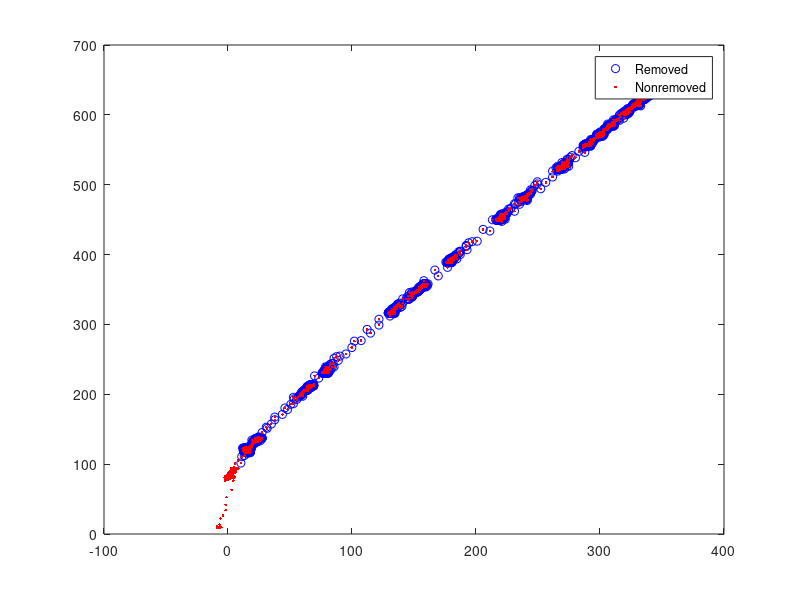

Write MATLAB code to recreate this figure. (Note: this script raises an error after producing the figure.)
%This script modifies the data collected into consistent pressure(kPa) and
%load (N) by removing the wrong calibration equation embedded in data. 
%% 10mm 13cm BPA (Force column needs to be mod)
Data_10mm_13cm_Unkinked_Test9 = csvread('10mm_13cm_Unkinked_Test9.csv');
    Force_10mm_13cm_Unkinked_Test9_Wrong = Data_10mm_13cm_Unkinked_Test9(:,1);
    Force_10mm_13cm_Unkinked_Test9_A0=((Force_10mm_13cm_Unkinked_Test9_Wrong/4.45) +30.882)/1.6475; %convert back to Arduino Output
    Force_10mm_13cm_Unkinked_Test9_Offset = Force_10mm_13cm_Unkinked_Test9_A0 - min(Force_10mm_13cm_Unkinked_Test9_A0);
    Force_10mm_13cm_Unkinked_Test9 = (((Force_10mm_13cm_Unkinked_Test9_Offset)*0.1535)-1.963)*4.45; %corrected Force output (N)
    Pressure_10mm_13cm_Unkinked_Test9 =Data_10mm_13cm_Unkinked_Test9(:,2);
    Time_10mm_13cm_Unkinked_Test9 = Data_10mm_13cm_Unkinked_Test9(:,3);
    
    Data_10mm_13cm_Unkinked_Test9 = [Force_10mm_13cm_Unkinked_Test9,Pressure_10mm_13cm_Unkinked_Test9,Time_10mm_13cm_Unkinked_Test9];
    %Removing low force data
    Data_10mm_13cm_Unkinked_Test9(Data_10mm_13cm_Unkinked_Test9(:,1)<10,:)=[];
    figure
    plot(Data_10mm_13cm_Unkinked_Test9(:,1),Data_10mm_13cm_Unkinked_Test9(:,2),'ob')
    hold on
    plot(Force_10mm_13cm_Unkinked_Test9,Pressure_10mm_13cm_Unkinked_Test9,'.r')
    hold off
    legend('Removed','Nonremoved')
    %Plot 
    figure
    sgtitle('10mm 13cm BPA Static Pressure and Force')
    subplot 221
    yyaxis left
    plot(Data_10mm_13cm_Unkinked_Test9(:,3),Data_10mm_13cm_Unkinked_Test9(:,1))
    ylim([-10,600])
    ylabel('Force(N)')
    hold on
    yyaxis right
    plot(Data_10mm_13cm_Unkinked_Test9(:,3),Data_10mm_13cm_Unkinked_Test9(:,2))
    ylim([-50,700])
    ylabel('Pressure(kPa)')
    legend('Force','Pressure')
    title('Unkinked Force and Pressure vs Time')
    hold off   
   
%kinked 4mm    
Data_10mm_13cm_Kinked4mm_Test9 = csvread('10mm_13cm_Kinked4mm_Test9.csv');
Data_10mm_13cm_Kinked4mm_Test9([1:150],:)=[];
    Force_10mm_13cm_Kinked4mm_Test9_Wrong = Data_10mm_13cm_Kinked4mm_Test9(:,1);
    Force_10mm_13cm_Kinked4mm_Test9_A0=((Force_10mm_13cm_Kinked4mm_Test9_Wrong/4.45) +30.882)/1.6475; %convert back to Arduino Output 
    Force_10mm_13cm_Kinked4mm_Test9 = (((Force_10mm_13cm_Kinked4mm_Test9_A0)*0.1535)-1.963)*4.45; %corrected Force output (N)
    Pressure_10mm_13cm_Kinked4mm_Test9 =Data_10mm_13cm_Kinked4mm_Test9(:,2);
    Time_10mm_13cm_Kinked4mm_Test9 = Data_10mm_13cm_Kinked4mm_Test9(:,3);
    
    Data_10mm_13cm_Kinked4mm_Test9 = [Force_10mm_13cm_Kinked4mm_Test9,Pressure_10mm_13cm_Kinked4mm_Test9,Time_10mm_13cm_Kinked4mm_Test9];
    %Removing low force data
    Data_10mm_13cm_Kinked4mm_Test9(Data_10mm_13cm_Kinked4mm_Test9(:,1)<10,:)=[];
%     figure
%     plot(Data_10mm_13cm_Kinked4mm_Test9(:,1),Data_10mm_13cm_Kinked4mm_Test9(:,2),'ob')
%     hold on
%     plot(Force_10mm_13cm_Kinked4mm_Test9,Pressure_10mm_13cm_Kinked4mm_Test9,'.r')
%     hold off
%     legend('Removed','Nonremoved')
        
    subplot 222
    yyaxis left
    plot(Data_10mm_13cm_Kinked4mm_Test9(:,3),Data_10mm_13cm_Kinked4mm_Test9(:,1))
    ylim([-10,600])
    ylabel('Force(N)')
    hold on
    yyaxis right
    plot(Data_10mm_13cm_Kinked4mm_Test9(:,3),Data_10mm_13cm_Kinked4mm_Test9(:,2))
    ylim([-50,700])
    ylabel('Pressure(kPa)')
    legend('Force','Pressure')
    title('Kinked 4mm Force and Pressure vs Time')
    hold off   
  
 %Kinked 8mm
 Data_10mm_13cm_Kinked8mm_Test9 = csvread('10mm_13cm_Kinked8mm_Test9.csv');
 Data_10mm_13cm_Kinked8mm_Test9([1:150],:)=[];
    Force_10mm_13cm_Kinked8mm_Test9_Wrong = Data_10mm_13cm_Kinked8mm_Test9(:,1);
    Force_10mm_13cm_Kinked8mm_Test9_A0=((Force_10mm_13cm_Kinked8mm_Test9_Wrong/4.45) +30.882)/1.6475; %convert back to Arduino Output
    Force_10mm_13cm_Kinked8mm_Test9 = (((Force_10mm_13cm_Kinked8mm_Test9_A0)*0.1535)-1.963)*4.45; %corrected Force output (N)
    Pressure_10mm_13cm_Kinked8mm_Test9 =Data_10mm_13cm_Kinked8mm_Test9(:,2);
    Time_10mm_13cm_Kinked8mm_Test9 = Data_10mm_13cm_Kinked8mm_Test9(:,3);
    
    Data_10mm_13cm_Kinked8mm_Test9 = [Force_10mm_13cm_Kinked8mm_Test9,Pressure_10mm_13cm_Kinked8mm_Test9,Time_10mm_13cm_Kinked8mm_Test9];
    %Removing low force data
    Data_10mm_13cm_Kinked8mm_Test9(Data_10mm_13cm_Kinked8mm_Test9(:,1)<10,:)=[];
%     figure
%     plot(Data_10mm_13cm_Kinked8mm_Test9(:,1),Data_10mm_13cm_Kinked8mm_Test9(:,2),'ob')
%     hold on
%     plot(Force_10mm_13cm_Kinked8mm_Test9,Pressure_10mm_13cm_Kinked8mm_Test9,'.r')
%     hold off
%     legend('Removed','Nonremoved')
%     
    subplot 223
    yyaxis left
    plot(Data_10mm_13cm_Kinked8mm_Test9(:,3),Data_10mm_13cm_Kinked8mm_Test9(:,1))
    ylim([-10,600])
    ylabel('Force(N)')
    hold on
    yyaxis right
    plot(Data_10mm_13cm_Kinked8mm_Test9(:,3),Data_10mm_13cm_Kinked8mm_Test9(:,2))
    ylim([-50,700])
    ylabel('Pressure(kPa)')
    legend('Force','Pressure')
    title('Kinked 8mm Force and Pressure vs Time')
    hold off  
    
 % Kinked 12mm
 Data_10mm_13cm_Kinked12mm_Test9 = csvread('10mm_13cm_Kinked12mm_Test9.csv');
 Data_10mm_13cm_Kinked12mm_Test9([1:150],:)=[];
    Force_10mm_13cm_Kinked12mm_Test9_Wrong = Data_10mm_13cm_Kinked12mm_Test9(:,1);
    Force_10mm_13cm_Kinked12mm_Test9_A0=((Force_10mm_13cm_Kinked12mm_Test9_Wrong/4.45) +30.882)/1.6475; %convert back to Arduino Output
    Force_10mm_13cm_Kinked12mm_Test9 = (((Force_10mm_13cm_Kinked12mm_Test9_A0)*0.1535)-1.963)*4.45; %corrected Force output (N)
    Pressure_10mm_13cm_Kinked12mm_Test9 =Data_10mm_13cm_Kinked12mm_Test9(:,2);
    Time_10mm_13cm_Kinked12mm_Test9 = Data_10mm_13cm_Kinked12mm_Test9(:,3);
    
    Data_10mm_13cm_Kinked12mm_Test9 = [Force_10mm_13cm_Kinked12mm_Test9,Pressure_10mm_13cm_Kinked12mm_Test9,Time_10mm_13cm_Kinked12mm_Test9];
    %Removing low force data
    Data_10mm_13cm_Kinked12mm_Test9(Data_10mm_13cm_Kinked12mm_Test9(:,1)<12,:)=[];
%     figure
%     plot(Data_10mm_13cm_Kinked12mm_Test9(:,1),Data_10mm_13cm_Kinked12mm_Test9(:,2),'ob')
%     hold on
%     plot(Force_10mm_13cm_Kinked12mm_Test9,Pressure_10mm_13cm_Kinked12mm_Test9,'.r')
%     hold off
%     legend('Removed','Nonremoved')
    
    
    subplot 224
    yyaxis left
    plot(Data_10mm_13cm_Kinked8mm_Test9(:,3),Data_10mm_13cm_Kinked8mm_Test9(:,1))
    ylim([-10,600])
    ylabel('Force(N)')
    hold on
    yyaxis right
    plot(Data_10mm_13cm_Kinked8mm_Test9(:,3),Data_10mm_13cm_Kinked8mm_Test9(:,2))
    ylim([-50,700])
    ylabel('Pressure(kPa)')
    legend('Force','Pressure')
    title('Kinked 12mm Force and Pressure vs Time')
    hold off  
    
    figure
    hold on
    title('10mm 13cm')
    plot(Data_10mm_13cm_Unkinked_Test9(:,2), Data_10mm_13cm_Unkinked_Test9(:,1))
    plot(Data_10mm_13cm_Kinked4mm_Test9(:,2), Data_10mm_13cm_Kinked4mm_Test9(:,1))
    plot(Data_10mm_13cm_Kinked8mm_Test9(:,2), Data_10mm_13cm_Kinked8mm_Test9(:,1))
    plot(Data_10mm_13cm_Kinked12mm_Test9(:,2),Data_10mm_13cm_Kinked12mm_Test9(:,1))
    xlabel('Pressure (kPa)')
    ylabel('Force(N)')
    legend('Unkinked','Kinked 4mm','Kinked 8mm','Kinked 12mm')
    hold off
    
%% 10mm 23cm BPA (Force column = Arduino Output)
%Unkink
Data_10mm_23cm_Unkinked_Test9 = csvread('10mm_23cm_Unkinked_Test9.csv');
Data_10mm_23cm_Unkinked_Test9([1:150],:)=[];
    Force_10mm_23cm_Unkinked_Test9_Wrong = Data_10mm_23cm_Unkinked_Test9(:,1);
    Force_10mm_23cm_Unkinked_Test9_A0=((Force_10mm_23cm_Unkinked_Test9_Wrong/4.45) +30.882)/1.6475; %convert back to Arduino Output
    Force_10mm_23cm_Unkinked_Test9 = (((Force_10mm_23cm_Unkinked_Test9_A0)*0.1535)-1.963)*4.45; %corrected Force output (N)
    Pressure_10mm_23cm_Unkinked_Test9 =Data_10mm_23cm_Unkinked_Test9(:,2);
    Time_10mm_23cm_Unkinked_Test9 = Data_10mm_23cm_Unkinked_Test9(:,3);
    
    %Removing Low Force data
    Data_10mm_23cm_Unkinked_Test9 = [Force_10mm_23cm_Unkinked_Test9,Pressure_10mm_23cm_Unkinked_Test9,Time_10mm_23cm_Unkinked_Test9];
    Data_10mm_23cm_Unkinked_Test9(Data_10mm_23cm_Unkinked_Test9(:,1)<12,:)=[];
    
    %Plot
    figure
    sgtitle('10mm 23cm BPA')
    subplot 311
    title('10mm 13cm BPA Static Pressure and Force')
    yyaxis left
    plot(Data_10mm_23cm_Unkinked_Test9(:,3),Data_10mm_23cm_Unkinked_Test9(:,1))
    ylim([-10,600])
    ylabel('Force(N)')
    hold on
    yyaxis right
    plot(Data_10mm_23cm_Unkinked_Test9(:,3),Data_10mm_23cm_Unkinked_Test9(:,2))
    ylim([-50,700])
    ylabel('Pressure(kPa)')
    legend('Force','Pressure')
    title('Unkinked Force and Pressure vs Time')
    hold off    
    
%Kinked 14mm
Data_10mm_23cm_Kinked14mm_Test9 = csvread('10mm_23cm_Kinked14mm_Test9.csv');
Data_10mm_23cm_Kinked14mm_Test9([1:150],:)=[];
    Force_10mm_23cm_Kinked14mm_Test9_Wrong = Data_10mm_23cm_Kinked14mm_Test9(:,1);
    Force_10mm_23cm_Kinke14mm_Test9_A0=((Force_10mm_23cm_Kinked14mm_Test9_Wrong));%/4.45) +30.882)/1.6475; %convert back to Arduino Output
    Force_10mm_23cm_Kinked14mm_Test9 = (((Force_10mm_23cm_Kinke14mm_Test9_A0)*0.1535)-1.963)*4.45; %corrected Force output (N)
    Pressure_10mm_23cm_Kinked14mm_Test9 =Data_10mm_23cm_Kinked14mm_Test9(:,2);
    Time_10mm_23cm_Kinked14mm_Test9 = Data_10mm_23cm_Kinked14mm_Test9(:,3);
    %Removing Low Force data
    Data_10mm_23cm_Kinked14mm_Test9 = [Force_10mm_23cm_Kinked14mm_Test9,Pressure_10mm_23cm_Kinked14mm_Test9,Time_10mm_23cm_Kinked14mm_Test9];
    Data_10mm_23cm_Kinked14mm_Test9(Data_10mm_23cm_Kinked14mm_Test9(:,1)<12,:)=[];
    
    
    
    
    subplot 312
    title('10mm 23cm BPA Static Pressure and Force')
    yyaxis left
    plot(Data_10mm_23cm_Kinked14mm_Test9(:,3),Data_10mm_23cm_Kinked14mm_Test9(:,1))
    ylim([-10,600])
    ylabel('Force(N)')
    hold on
    yyaxis right
    plot(Data_10mm_23cm_Kinked14mm_Test9(:,3),Data_10mm_23cm_Kinked14mm_Test9(:,2))
    ylim([-50,700])
    ylabel('Pressure(kPa)')
    legend('Force','Pressure')
    title('Kinked14mm Force and Pressure vs Time')
    hold off    
%Kinked 30mm
Data_10mm_23cm_Kinked30mm_Test9 = csvread('10mm_23cm_Kinked30mm_Test9.csv');
Data_10mm_23cm_Kinked30mm_Test9([1:150],:)=[];
    Force_10mm_23cm_Kinked30mm_Test9_Wrong = Data_10mm_23cm_Kinked30mm_Test9(:,1);
    Force_10mm_23cm_Kinke30mm_Test9_A0=((Force_10mm_23cm_Kinked30mm_Test9_Wrong));%/4.45) +30.882)/1.6475; %convert back to Arduino Output
    Force_10mm_23cm_Kinked30mm_Test9 = (((Force_10mm_23cm_Kinke30mm_Test9_A0)*0.1535)-1.963)*4.45; %corrected Force output (N)
    Pressure_10mm_23cm_Kinked30mm_Test9 =Data_10mm_23cm_Kinked30mm_Test9(:,2);
    Time_10mm_23cm_Kinked30mm_Test9 = Data_10mm_23cm_Kinked30mm_Test9(:,3);
    
    %Removing Low Force data
    Data_10mm_23cm_Kinked30mm_Test9 = [Force_10mm_23cm_Kinked30mm_Test9,Pressure_10mm_23cm_Kinked30mm_Test9,Time_10mm_23cm_Kinked30mm_Test9];
    Data_10mm_23cm_Kinked30mm_Test9(Data_10mm_23cm_Kinked30mm_Test9(:,1)<12,:)=[];
    
    subplot 313
    title('10mm 13cm BPA Static Pressure and Force')
    yyaxis left
    plot(Data_10mm_23cm_Kinked30mm_Test9(:,3),Data_10mm_23cm_Kinked30mm_Test9(:,1))
    ylim([-10,600])
    ylabel('Force(N)')
    hold on
    yyaxis right
    plot(Data_10mm_23cm_Kinked30mm_Test9(:,3),Data_10mm_23cm_Kinked30mm_Test9(:,1))
    ylim([-50,700])
    ylabel('Pressure(kPa)')
    legend('Force','Pressure')
    title('Kinked 30mm Force and Pressure vs Time')
    hold off    
    
 figure
    hold on
    title('10mm 23cm')
    plot(Data_10mm_23cm_Unkinked_Test9(:,2), Data_10mm_23cm_Unkinked_Test9(:,1))
    plot(Data_10mm_23cm_Kinked14mm_Test9(:,2), Data_10mm_23cm_Kinked14mm_Test9(:,1))
    plot(Data_10mm_23cm_Kinked30mm_Test9(:,2), Data_10mm_23cm_Kinked30mm_Test9(:,1))
    xlabel('Pressure (kPa)')
    ylabel('Force(N)')
    legend('Unkinked','Kinked 14mm','Kinked 30mm')
    hold off
%% 10mm 30cm BPA (Force =  Arduino Output)
Data_10mm_30cm_Unkinked_Test9 = csvread('10mm_30cm_Unkinked_Test9.csv');
Data_10mm_30cm_Unkinked_Test9([1:150],:)=[];
    Force_10mm_30cm_Unkinked_Test9_Wrong = Data_10mm_30cm_Unkinked_Test9(:,1);
    Force_10mm_30cm_Unkinked_Test9_A0=((Force_10mm_30cm_Unkinked_Test9_Wrong));%/4.45) +30.882)/1.6475; %convert back to Arduino Output
    Force_10mm_30cm_Unkinked_Test9 = (((Force_10mm_30cm_Unkinked_Test9_A0)*0.1535)-1.963)*4.45; %corrected Force output (N)
    Pressure_10mm_30cm_Unkinked_Test9 =Data_10mm_30cm_Unkinked_Test9(:,2);
    Time_10mm_30cm_Unkinked_Test9 = Data_10mm_30cm_Unkinked_Test9(:,3);
    
    %Removing Low Force data
    Data_10mm_30cm_Unkinked_Test9 = [Force_10mm_30cm_Unkinked_Test9,Pressure_10mm_30cm_Unkinked_Test9,Time_10mm_30cm_Unkinked_Test9];
    Data_10mm_30cm_Unkinked_Test9(Data_10mm_30cm_Unkinked_Test9(:,1)<12,:)=[];
    
    figure
    subplot 221
    sgtitle('10mm 30cm BPA Pressure and Force')
    yyaxis left
    plot(Data_10mm_30cm_Unkinked_Test9(:,3),Data_10mm_30cm_Unkinked_Test9(:,1))
    ylim([-10,600])
    ylabel('Force(N)')
    hold on
    yyaxis right
    plot(Data_10mm_30cm_Unkinked_Test9(:,3),Data_10mm_30cm_Unkinked_Test9(:,2))
    ylim([-50,700])
    ylabel('Pressure(kPa)')
    legend('Force','Pressure')
    title('Unkinked Force and Pressure vs Time')
    hold off    
%Kinked 12mm
Data_10mm_30cm_Kinked12mm_Test9 = csvread('10mm_30cm_Kinked12mm_Test9.csv');
Data_10mm_30cm_Kinked12mm_Test9([1:150],:)=[];
    Force_10mm_30cm_Kinked12mm_Test9_Wrong = Data_10mm_30cm_Kinked12mm_Test9(:,1);
    Force_10mm_30cm_Kinked12mm_A0=((Force_10mm_30cm_Kinked12mm_Test9_Wrong));%/4.45) +30.882)/1.6475; %convert back to Arduino Output
    Force_10mm_30cm_Kinked12mm_Test9 = (((Force_10mm_30cm_Kinked12mm_A0)*0.1535)-1.963)*4.45; %corrected Force output (N)
    Pressure_10mm_30cm_Kinked12mm_Test9 =Data_10mm_30cm_Kinked12mm_Test9(:,2);
    Time_10mm_30cm_Kinked12mm_Test9 = Data_10mm_30cm_Kinked12mm_Test9(:,3);
    
    %Removing Low Force data
    Data_10mm_30cm_Kinked12mm_Test9 = [Force_10mm_30cm_Kinked12mm_Test9,Pressure_10mm_30cm_Kinked12mm_Test9,Time_10mm_30cm_Kinked12mm_Test9];
    Data_10mm_30cm_Kinked12mm_Test9(Data_10mm_30cm_Kinked12mm_Test9(:,1)<12,:)=[];
    
    subplot 222
    yyaxis left
    plot(Data_10mm_30cm_Kinked12mm_Test9(:,3),Data_10mm_30cm_Kinked12mm_Test9(:,1))
    ylim([-10,600])
    ylabel('Force(N)')
    hold on
    yyaxis right
    plot(Data_10mm_30cm_Kinked12mm_Test9(:,3),Data_10mm_30cm_Kinked12mm_Test9(:,2))
    ylim([-50,700])
    ylabel('Pressure(kPa)')
    legend('Force','Pressure')
    title('Kinked 12mm Force and Pressure vs Time')
    hold off   
%Kinked 22mm
Data_10mm_30cm_Kinked22mm_Test9 = csvread('10mm_30cm_Kinked22mm_Test9.csv');
Data_10mm_30cm_Kinked22mm_Test9([1:150],:)=[];
    Force_10mm_30cm_Kinked22mm_Test9_Wrong = Data_10mm_30cm_Kinked22mm_Test9(:,1);
    Force_10mm_30cm_Kinked22mm_A0=((Force_10mm_30cm_Kinked22mm_Test9_Wrong));%/4.45) +30.882)/1.6475; %convert back to Arduino Output
    Force_10mm_30cm_Kinked22mm_Test9 = (((Force_10mm_30cm_Kinked22mm_A0)*0.1535)-1.963)*4.45; %corrected Force output (N)
    Pressure_10mm_30cm_Kinked22mm_Test9 =Data_10mm_30cm_Kinked22mm_Test9(:,2);
    Time_10mm_30cm_Kinked22mm_Test9 = Data_10mm_30cm_Kinked22mm_Test9(:,3);
    
    %Removing Low Force data
    Data_10mm_30cm_Kinked22mm_Test9 = [Force_10mm_30cm_Kinked22mm_Test9,Pressure_10mm_30cm_Kinked22mm_Test9,Time_10mm_30cm_Kinked22mm_Test9];
    Data_10mm_30cm_Kinked22mm_Test9(Data_10mm_30cm_Kinked22mm_Test9(:,1)<12,:)=[];
    
   	subplot 223
    yyaxis left
    plot(Data_10mm_30cm_Kinked22mm_Test9(:,3),Data_10mm_30cm_Kinked22mm_Test9(:,1))
    ylim([-10,600])
    ylabel('Force(N)')
    hold on
    yyaxis right
    plot(Data_10mm_30cm_Kinked22mm_Test9(:,3),Data_10mm_30cm_Kinked22mm_Test9(:,2))
    ylim([-50,700])
    ylabel('Pressure(kPa)')
    legend('Force','Pressure')
    title('Kinked 22mm Force and Pressure vs Time')
    hold off   
%Kinked 33mm
Data_10mm_30cm_Kinked33mm_Test9 = csvread('10mm_30cm_Kinked33mm_Test9.csv');
Data_10mm_30cm_Kinked33mm_Test9([1:150],:)=[];
    Force_10mm_30cm_Kinked33mm_Test9_Wrong = Data_10mm_30cm_Kinked33mm_Test9(:,1);
    Force_10mm_30cm_Kinked33mm_A0=((Force_10mm_30cm_Kinked33mm_Test9_Wrong));%/4.45) +30.882)/1.6475; %convert back to Arduino Output
    Force_10mm_30cm_Kinked33mm_Test9 = (((Force_10mm_30cm_Kinked33mm_A0)*0.1535)-1.963)*4.45; %corrected Force output (N)
    Pressure_10mm_30cm_Kinked33mm_Test9 =Data_10mm_30cm_Kinked33mm_Test9(:,2);
    Time_10mm_30cm_Kinked33mm_Test9 = Data_10mm_30cm_Kinked33mm_Test9(:,3);
        %Removing Low Force data
    Data_10mm_30cm_Kinked33mm_Test9 = [Force_10mm_30cm_Kinked33mm_Test9,Pressure_10mm_30cm_Kinked33mm_Test9,Time_10mm_30cm_Kinked33mm_Test9];
    Data_10mm_30cm_Kinked33mm_Test9(Data_10mm_30cm_Kinked33mm_Test9(:,1)<12,:)=[];
    
    
    subplot 224
    yyaxis left
    plot(Data_10mm_30cm_Kinked33mm_Test9(:,3),Data_10mm_30cm_Kinked33mm_Test9(:,1))
    ylim([-10,600])
    ylabel('Force(N)')
    hold on
    yyaxis right
    plot(Data_10mm_30cm_Kinked33mm_Test9(:,3),Data_10mm_30cm_Kinked33mm_Test9(:,2))
    ylim([-50,700])
    ylabel('Pressure(kPa)')
    legend('Force','Pressure')
    title('Kinked 33mm Force and Pressure vs Time')
    hold off    
    
    
figure
    hold on
    title('10mm 30cm')
    plot(Data_10mm_30cm_Unkinked_Test9(:,2), Data_10mm_30cm_Unkinked_Test9(:,1))
    plot(Data_10mm_30cm_Kinked12mm_Test9(:,2), Data_10mm_30cm_Kinked12mm_Test9(:,1))
    plot(Data_10mm_30cm_Kinked22mm_Test9(:,2), Data_10mm_30cm_Kinked22mm_Test9(:,1))
    plot(Data_10mm_30cm_Kinked33mm_Test9(:,2),Data_10mm_30cm_Kinked33mm_Test9(:,1))
    xlabel('Pressure (kPa)')
    ylabel('Force(N)')
    legend('Unkinked','Kinked 12mm','Kinked 22mm','Kinked 33mm')
    hold off
 %% 10mm 27cm (Force and Pressure Pin Switched)
 Data_10mm_27cm_Unkinked_Test9 = csvread('10mm_27cm_Unkinked_Test9.csv');
 Data_10mm_27cm_Unkinked_Test9([1:150],:)=[];
    Force_10mm_27cm_Unkinked_Test9_Wrong = Data_10mm_27cm_Unkinked_Test9(:,1); %this is actual pressure A0,going thru force eq)
    Pressure_10mm_27cm_Unkinked_Test9_Wrong = Data_10mm_27cm_Unkinked_Test9(:,2);
    Force_10mm_27cm_Unkinked_Test9_A0 = (Pressure_10mm_27cm_Unkinked_Test9_Wrong +18.609)/0.7654; % This is Force A0
    Pressure_10mm_27cm_Unkinked_Test9_A0 = ((Force_10mm_27cm_Unkinked_Test9_Wrong/4.45)+1.963)/0.1535;% This is pressure A0
    Pressure_10mm_27cm_Unkinked_Test9 = (Pressure_10mm_27cm_Unkinked_Test9_A0*0.7654) -18.609;
    Force_10mm_27cm_Unkinked_Test9 = ((Force_10mm_27cm_Unkinked_Test9_A0*0.1535)-1.963)*4.45;
    Time_10mm_27cm_Unkinked_Test9 = Data_10mm_27cm_Unkinked_Test9(:,3);
   
    %Removing Low Force data
    Data_10mm_27cm_Unkinked_Test9 = [Force_10mm_27cm_Unkinked_Test9,Pressure_10mm_27cm_Unkinked_Test9,Time_10mm_27cm_Unkinked_Test9];
    Data_10mm_27cm_Unkinked_Test9(Data_10mm_27cm_Unkinked_Test9(:,1)<12,:)=[];
    
    figure
    subplot 221
    sgtitle('10mm 27cm BPA Static Pressure and Force')
    yyaxis left
    plot(Data_10mm_27cm_Unkinked_Test9(:,3),Data_10mm_27cm_Unkinked_Test9(:,1))
    ylim([-10,600])
    ylabel('Force(N)')
    hold on
    yyaxis right
    plot(Data_10mm_27cm_Unkinked_Test9(:,3),Data_10mm_27cm_Unkinked_Test9(:,2))
    ylim([-50,700])
    ylabel('Pressure(kPa)')
    legend('Force','Pressure')
    title('Unkinked Force and Pressure vs Time')
    hold off    
% Kinked 7mm 
Data_10mm_27cm_Kinked7mm_Test9 = csvread('10mm_27cm_Kinked7mm_Test9.csv');
Data_10mm_27cm_Kinked7mm_Test9([1:150],:)=[];
    Force_10mm_27cm_Kinked7mm_Test9_Wrong = Data_10mm_27cm_Kinked7mm_Test9(:,1); %this is actual pressure A0,going thru force eq)
    Pressure_10mm_27cm_Kinked7mm_Test9_Wrong = Data_10mm_27cm_Kinked7mm_Test9(:,2);
    Force_10mm_27cm_Kinked7mm_Test9_A0 = (Pressure_10mm_27cm_Kinked7mm_Test9_Wrong +18.609)/0.7654; % This is Force A0
    Pressure_10mm_27cm_Kinked7mm_Test9_A0 = ((Force_10mm_27cm_Kinked7mm_Test9_Wrong/4.45)+1.963)/0.1535;% This is pressure A0
    Pressure_10mm_27cm_Kinked7mm_Test9 = (Pressure_10mm_27cm_Kinked7mm_Test9_A0*0.7654) -18.609;
    Force_10mm_27cm_Kinked7mm_Test9 = ((Force_10mm_27cm_Kinked7mm_Test9_A0*0.1535)-1.963)*4.45;
    Time_10mm_27cm_Kinked7mm_Test9 = Data_10mm_27cm_Kinked7mm_Test9(:,3);
    %Removing Low Force data
    Data_10mm_27cm_Kinked7mm_Test9 = [Force_10mm_27cm_Kinked7mm_Test9,Pressure_10mm_27cm_Kinked7mm_Test9,Time_10mm_27cm_Kinked7mm_Test9];
    Data_10mm_27cm_Kinked7mm_Test9(Data_10mm_27cm_Kinked7mm_Test9(:,1)<12,:)=[];
   
    subplot 222
    yyaxis left
    plot(Data_10mm_27cm_Kinked7mm_Test9(:,3),Data_10mm_27cm_Kinked7mm_Test9(:,1))
    ylim([-10,600])
    ylabel('Force(N)')
    hold on
    yyaxis right
    plot(Data_10mm_27cm_Kinked7mm_Test9(:,3),Data_10mm_27cm_Kinked7mm_Test9(:,1))
    ylim([-50,700])
    ylabel('Pressure(kPa)')
    legend('Force','Pressure')
    title('Kinked 7mm Force and Pressure vs Time')
    hold off    
% Kinked 15mm
 Data_10mm_27cm_Kinked15mm_Test9 = csvread('10mm_27cm_Kinked15mm_Test9.csv');
 Data_10mm_27cm_Kinked15mm_Test9([1:150],:)=[];
    Force_10mm_27cm_Kinked15mm_Test9_Wrong = Data_10mm_27cm_Kinked15mm_Test9(:,1); %this is actual pressure A0,going thru force eq)
    Pressure_10mm_27cm_Kinked15mm_Test9_Wrong = Data_10mm_27cm_Kinked15mm_Test9(:,2);
    Force_10mm_27cm_Kinked15mm_Test9_A0 = (Pressure_10mm_27cm_Kinked15mm_Test9_Wrong +18.609)/0.7654; % This is Force A0
    Pressure_10mm_27cm_Kinked15mm_Test9_A0 = ((Force_10mm_27cm_Kinked15mm_Test9_Wrong/4.45)+1.963)/0.1535;% This is pressure A0
    Pressure_10mm_27cm_Kinked15mm_Test9 = (Pressure_10mm_27cm_Kinked15mm_Test9_A0*0.7654) -18.609;
    Force_10mm_27cm_Kinked15mm_Test9 = ((Force_10mm_27cm_Kinked15mm_Test9_A0*0.1535)-1.963)*4.45;
    Time_10mm_27cm_Kinked15mm_Test9 = Data_10mm_27cm_Kinked15mm_Test9(:,3);
    %Removing Low Force data
    Data_10mm_27cm_Kinked15mm_Test9 = [Force_10mm_27cm_Kinked15mm_Test9,Pressure_10mm_27cm_Kinked15mm_Test9,Time_10mm_27cm_Kinked15mm_Test9];
    Data_10mm_27cm_Kinked15mm_Test9(Data_10mm_27cm_Kinked15mm_Test9(:,1)<12,:)=[];
   
    
    subplot 223
    yyaxis left
    plot(Data_10mm_27cm_Kinked15mm_Test9(:,3),Data_10mm_27cm_Kinked15mm_Test9(:,1))
    ylim([-10,600])
    ylabel('Force(N)')
    hold on
    yyaxis right
    plot(Data_10mm_27cm_Kinked15mm_Test9(:,3),Data_10mm_27cm_Kinked15mm_Test9(:,2))
    ylim([-50,700])
    ylabel('Pressure(kPa)')
    legend('Force','Pressure')
    title('Kinked 15mm Force and Pressure vs Time')
    hold off       
% Kinked 31mm
Data_10mm_27cm_Kinked31mm_Test9 = csvread('10mm_27cm_Kinked31mm_Test9.csv');
Data_10mm_27cm_Kinked31mm_Test9([1:150],:)=[];
    Force_10mm_27cm_Kinked31mm_Test9_Wrong = Data_10mm_27cm_Kinked31mm_Test9(:,1); %this is actual pressure A0,going thru force eq)
    Pressure_10mm_27cm_Kinked31mm_Test9_Wrong = Data_10mm_27cm_Kinked31mm_Test9(:,2);
    Pressure_10mm_27cm_Kinked31mm_Test9_A0 = ((Force_10mm_27cm_Kinked31mm_Test9_Wrong/4.45)+1.963)/0.1535;% This is pressure A0
    Pressure_10mm_27cm_Kinked31mm_Test9 = (Pressure_10mm_27cm_Kinked31mm_Test9_A0*0.7654) -18.609;
    Force_10mm_27cm_Kinked31mm_Test9_A0 = (Pressure_10mm_27cm_Kinked31mm_Test9_Wrong +18.609)/0.7654; % This is Force A0
    Force_10mm_27cm_Kinked31mm_Test9 = ((Force_10mm_27cm_Kinked31mm_Test9_A0*0.1535)-1.963)*4.45;
    Time_10mm_27cm_Kinked31mm_Test9 = Data_10mm_27cm_Kinked31mm_Test9(:,3);
    
    %Removing Low Force data
    Data_10mm_27cm_Kinked31mm_Test9 = [Force_10mm_27cm_Kinked31mm_Test9,Pressure_10mm_27cm_Kinked31mm_Test9,Time_10mm_27cm_Kinked31mm_Test9];
    Data_10mm_27cm_Kinked31mm_Test9(Data_10mm_27cm_Kinked31mm_Test9(:,1)<12,:)=[];
    subplot 224
    yyaxis left
    plot(Data_10mm_27cm_Kinked31mm_Test9(:,3),Data_10mm_27cm_Kinked31mm_Test9(:,1))
    ylim([-10,600])
    ylabel('Force(N)')
    hold on
    yyaxis right
    plot(Data_10mm_27cm_Kinked31mm_Test9(:,3),Data_10mm_27cm_Kinked31mm_Test9(:,2))
    ylim([-50,700])
    ylabel('Pressure(kPa)')
    legend('Force','Pressure')
    title('Kinked 31mm Force and Pressure vs Time')
    hold off    
    
figure
    plot(Data_10mm_27cm_Unkinked_Test9(:,2), Data_10mm_27cm_Unkinked_Test9(:,1),'or')
    hold on
    plot(Data_10mm_27cm_Kinked15mm_Test9(:,2), Data_10mm_27cm_Kinked15mm_Test9(:,1))
    plot(Data_10mm_27cm_Kinked31mm_Test9(:,2),Data_10mm_27cm_Kinked31mm_Test9(:,1))
    plot(Data_10mm_27cm_Kinked7mm_Test9(:,2), Data_10mm_27cm_Kinked7mm_Test9(:,1),'.b')
    xlabel('Pressure (kPa)')
    ylabel('Force(N)')
    legend('Unkinked','Kinked 7mm','Kinked 15mm','Kinked 31mm')
    hold off
%% 10mm 29cm (Force and Pressure Pin Switched)
Data_10mm_29cm_Unkinked_Test9 = csvread('10mm_29cm_Unkinked_Test9.csv');
Data_10mm_29cm_Unkinked_Test9([1:150],:)=[];
    Force_10mm_29cm_Unkinked_Test9_Wrong = Data_10mm_29cm_Unkinked_Test9(:,1); %this is actual pressure A0,going thru force eq)
    Pressure_10mm_29cm_Unkinked_Test9_Wrong = Data_10mm_29cm_Unkinked_Test9(:,2);
    Force_10mm_29cm_Unkinked_Test9_A0 = (Pressure_10mm_29cm_Unkinked_Test9_Wrong +18.609)/0.7654; % This is Force A0
    Pressure_10mm_29cm_Unkinked_Test9_A0 = ((Force_10mm_29cm_Unkinked_Test9_Wrong/4.45)+1.963)/0.1535;% This is pressure A0
    Pressure_10mm_29cm_Unkinked_Test9 = (Pressure_10mm_29cm_Unkinked_Test9_A0*0.7654) -18.609;
    Force_10mm_29cm_Unkinked_Test9 = ((Force_10mm_29cm_Unkinked_Test9_A0*0.1535)-1.963)*4.45;
    Time_10mm_29cm_Unkinked_Test9 = Data_10mm_29cm_Unkinked_Test9(:,3);
    
    %Removing Low Force data
    Data_10mm_29cm_Unkinked_Test9 = [Force_10mm_29cm_Unkinked_Test9,Pressure_10mm_29cm_Unkinked_Test9,Time_10mm_29cm_Unkinked_Test9];
    Data_10mm_29cm_Unkinked_Test9(Data_10mm_29cm_Unkinked_Test9(:,1)<12,:)=[];
    
    figure
    sgtitle('10mm 29cm BPA')
    subplot 221
    yyaxis left
    plot(Data_10mm_29cm_Unkinked_Test9(:,3),Data_10mm_29cm_Unkinked_Test9(:,1))
    ylim([-10,600])
    ylabel('Force(N)')
    hold on
    yyaxis right
    plot(Data_10mm_29cm_Unkinked_Test9(:,3),Data_10mm_29cm_Unkinked_Test9(:,2))
    ylim([-50,700])
    ylabel('Pressure(kPa)')
    legend('Force','Pressure')
    title('Unkinked Force and Pressure vs Time')
    hold off    
%Kinked 17mm
Data_10mm_29cm_Kinked17mm_Test9 = csvread('10mm_29cm_Kinked17mm_Test9.csv');
Data_10mm_29cm_Kinked17mm_Test9([1:150],:)=[];
    Force_10mm_29cm_Kinked17mm_Test9_Wrong = Data_10mm_29cm_Kinked17mm_Test9(:,1); %this is actual pressure A0,going thru force eq)
    Pressure_10mm_29cm_Kinked17mm_Test9_Wrong = Data_10mm_29cm_Kinked17mm_Test9(:,2);
    Force_10mm_29cm_Kinked17mm_Test9_A0 = (Pressure_10mm_29cm_Kinked17mm_Test9_Wrong +18.609)/0.7654; % This is Force A0
    Pressure_10mm_29cm_Kinked17mm_Test9_A0 = ((Force_10mm_29cm_Kinked17mm_Test9_Wrong/4.45)+1.963)/0.1535;% This is pressure A0
    Pressure_10mm_29cm_Kinked17mm_Test9 = (Pressure_10mm_29cm_Kinked17mm_Test9_A0*0.7654) -18.609;
    Force_10mm_29cm_Kinked17mm_Test9 = ((Force_10mm_29cm_Kinked17mm_Test9_A0*0.1535)-1.963)*4.45;
    Time_10mm_29cm_Kinked17mm_Test9 = Data_10mm_29cm_Kinked17mm_Test9(:,3);
    %Removing Low Force data
    Data_10mm_29cm_Kinked17mm_Test9 = [Force_10mm_29cm_Kinked17mm_Test9,Pressure_10mm_29cm_Kinked17mm_Test9,Time_10mm_29cm_Kinked17mm_Test9];
    Data_10mm_29cm_Kinked17mm_Test9(Data_10mm_29cm_Kinked17mm_Test9(:,1)<12,:)=[];
    
    
    subplot 222
    yyaxis left
    plot(Data_10mm_29cm_Kinked17mm_Test9(:,3),Data_10mm_29cm_Kinked17mm_Test9(:,1))
    ylim([-10,600])
    ylabel('Force(N)')
    hold on
    yyaxis right
    plot(Data_10mm_29cm_Kinked17mm_Test9(:,3),Data_10mm_29cm_Kinked17mm_Test9(:,2))
    ylim([-50,700])
    ylabel('Pressure(kPa)')
    legend('Force','Pressure')
    title('Kinked17mm Force and Pressure vs Time')
    hold off 
%Kinked 28mm
Data_10mm_29cm_Kinked28mm_Test9 = csvread('10mm_29cm_Kinked28mm_Test9.csv');
Data_10mm_29cm_Kinked28mm_Test9([1:150],:)=[];
    Force_10mm_29cm_Kinked28mm_Test9_Wrong = Data_10mm_29cm_Kinked28mm_Test9(:,1); %this is actual pressure A0,going thru force eq)
    Pressure_10mm_29cm_Kinked28mm_Test9_Wrong = Data_10mm_29cm_Kinked28mm_Test9(:,2);
    Force_10mm_29cm_Kinked28mm_Test9_A0 = (Pressure_10mm_29cm_Kinked28mm_Test9_Wrong +18.609)/0.7654; % This is Force A0
    Pressure_10mm_29cm_Kinked28mm_Test9_A0 = ((Force_10mm_29cm_Kinked28mm_Test9_Wrong/4.45)+1.963)/0.1535;% This is pressure A0
    Pressure_10mm_29cm_Kinked28mm_Test9 = (Pressure_10mm_29cm_Kinked28mm_Test9_A0*0.7654) -18.609;
    Force_10mm_29cm_Kinked28mm_Test9 = ((Force_10mm_29cm_Kinked28mm_Test9_A0*0.1535)-1.963)*4.45;
    Time_10mm_29cm_Kinked28mm_Test9 = Data_10mm_29cm_Kinked28mm_Test9(:,3);
    %Removing Low Force data
    Data_10mm_29cm_Kinked28mm_Test9 = [Force_10mm_29cm_Kinked28mm_Test9,Pressure_10mm_29cm_Kinked28mm_Test9,Time_10mm_29cm_Kinked28mm_Test9];
    Data_10mm_29cm_Kinked28mm_Test9(Data_10mm_29cm_Kinked28mm_Test9(:,1)<12,:)=[];
    
    subplot 223
    yyaxis left
    plot(Data_10mm_29cm_Kinked28mm_Test9(:,3),Data_10mm_29cm_Kinked28mm_Test9(:,1))
    ylim([-10,600])
    ylabel('Force(N)')
    hold on
    yyaxis right
    plot(Data_10mm_29cm_Kinked28mm_Test9(:,3),Data_10mm_29cm_Kinked28mm_Test9(:,2))
    ylim([-50,700])
    ylabel('Pressure(kPa)')
    legend('Force','Pressure')
    title('Kinked28mm Force and Pressure vs Time')
    hold off   
%Kinked 41mm
Data_10mm_29cm_Kinked41mm_Test9 = csvread('10mm_29cm_Kinked41mm_Test9.csv');
Data_10mm_29cm_Kinked41mm_Test9([1:150],:)=[];
    Force_10mm_29cm_Kinked41mm_Test9_Wrong = Data_10mm_29cm_Kinked41mm_Test9(:,1); %this is actual pressure A0,going thru force eq)
    Pressure_10mm_29cm_Kinked41mm_Test9_Wrong = Data_10mm_29cm_Kinked41mm_Test9(:,2);
    Force_10mm_29cm_Kinked41mm_Test9_A0 = (Pressure_10mm_29cm_Kinked41mm_Test9_Wrong +18.609)/0.7654; % This is Force A0
    Pressure_10mm_29cm_Kinked41mm_Test9_A0 = ((Force_10mm_29cm_Kinked41mm_Test9_Wrong/4.45)+1.963)/0.1535;% This is pressure A0
    Pressure_10mm_29cm_Kinked41mm_Test9 = (Pressure_10mm_29cm_Kinked41mm_Test9_A0*0.7654) -18.609;
    Force_10mm_29cm_Kinked41mm_Test9 = ((Force_10mm_29cm_Kinked41mm_Test9_A0*0.1535)-1.963)*4.45;
    Time_10mm_29cm_Kinked41mm_Test9 = Data_10mm_29cm_Kinked41mm_Test9(:,3);
        %Removing Low Force data
    Data_10mm_29cm_Kinked41mm_Test9 = [Force_10mm_29cm_Kinked41mm_Test9,Pressure_10mm_29cm_Kinked41mm_Test9,Time_10mm_29cm_Kinked41mm_Test9];
    Data_10mm_29cm_Kinked41mm_Test9(Data_10mm_29cm_Kinked41mm_Test9(:,1)<12,:)=[];
    
    subplot 224
    yyaxis left
    plot(Data_10mm_29cm_Kinked41mm_Test9(:,3),Data_10mm_29cm_Kinked41mm_Test9(:,1))
    ylim([-10,600])
    ylabel('Force(N)')
    hold on
    yyaxis right
    plot(Data_10mm_29cm_Kinked41mm_Test9(:,3),Data_10mm_29cm_Kinked41mm_Test9(:,2))
    ylim([-50,700])
    ylabel('Pressure(kPa)')
    legend('Force','Pressure')
    title('Kinked41mm Force and Pressure vs Time')
    hold off    
 figure
    hold on
    title('10mm 29cm')
    plot(Data_10mm_29cm_Unkinked_Test9(:,2), Data_10mm_29cm_Unkinked_Test9(:,1))
    plot(Data_10mm_29cm_Kinked17mm_Test9(:,2), Data_10mm_29cm_Kinked17mm_Test9(:,1))
    plot(Data_10mm_29cm_Kinked28mm_Test9(:,2), Data_10mm_29cm_Kinked28mm_Test9(:,1))
    plot(Data_10mm_29cm_Kinked41mm_Test9(:,2),Data_10mm_29cm_Kinked41mm_Test9(:,1))
    xlabel('Pressure (kPa)')
    ylabel('Force(N)')
    legend('Unkinked','Kinked 17mm','Kinked 28mm','Kinked 41mm')
    hold off
    
%% Comparing between lengths

figure
hold on
title('Comparing 10mm at different lengths - Unkink')
plot(Data_10mm_13cm_Unkinked_Test9(:,2), Data_10mm_13cm_Unkinked_Test9(:,1));
plot(Data_10mm_23cm_Unkinked_Test9(:,2), Data_10mm_23cm_Unkinked_Test9(:,1))
plot(Data_10mm_27cm_Unkinked_Test9(:,2), Data_10mm_27cm_Unkinked_Test9(:,1))
plot(Data_10mm_29cm_Unkinked_Test9(:,2), Data_10mm_29cm_Unkinked_Test9(:,1))
plot(Data_10mm_30cm_Unkinked_Test9(:,2), Data_10mm_30cm_Unkinked_Test9(:,1))
xlabel('Pressure (kPa)');
ylabel('Force(N)');
legend('13cm','23cm','27cm','29cm','30cm');
hold off;


